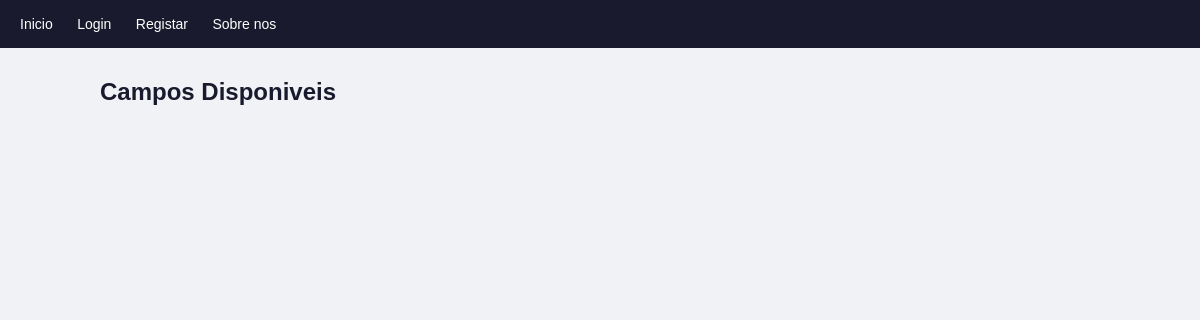
The app's page /campos.php, older data.
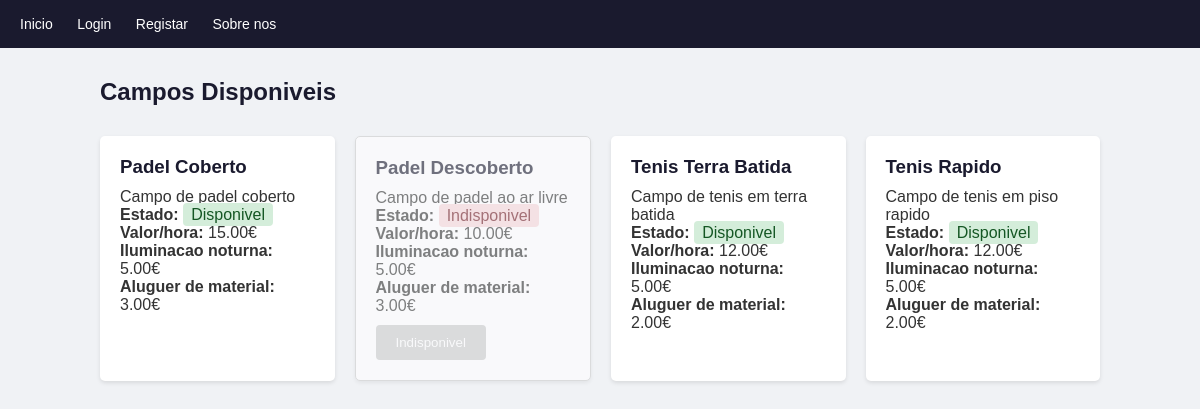
The same page, newer data.
### tables this page shows
CREATE TABLE IF NOT EXISTS campos (
    id INT AUTO_INCREMENT PRIMARY KEY,
    tipo_campo VARCHAR(100),
    estado ENUM('disponivel', 'manutencao') DEFAULT 'disponivel',
    valor DECIMAL(10,2),
    descricao TEXT,
    custo_iluminacao DECIMAL(10,2) DEFAULT 0.00,
    custo_aluguer_material DECIMAL(10,2) DEFAULT 0.00
);

### campos.php (the view, shortened to what this page needs)
<?php
require_once 'config/database.php';
$stmt = $pdo->query("SELECT * FROM campos");
$campos = $stmt->fetchAll();
?>
<!DOCTYPE html>
<html lang="pt">
<head>
    <link rel="stylesheet" href="css/style.css">
</head>
<body>
    <nav>
        <a href="index.php">Inicio</a>
        <?php if (isset($_SESSION['user_id'])): ?>
            <a href="reservas.php">Reservas</a>
            <a href="campos.php">Campos</a>
            <a href="payments.php">Pagamentos</a>
            <a href="history.php">Historico</a>
            <a href="logout.php">Logout</a>
        <?php else: ?>
            <a href="login.php">Login</a>
            <a href="register.php">Registar</a>
        <?php endif; ?>
        <a href="about.php">Sobre nos</a>
    </nav>
    <div class="container">
        <h2>Campos Disponiveis</h2>
        <div class="cards">
            <?php foreach ($campos as $campo): ?>
                <div class="card <?= $campo['estado'] == 'manutencao' ? 'card-indisponivel' : '' ?>">
                    <h3><?= $campo['tipo_campo'] ?></h3>
                    <p><?= $campo['descricao'] ?></p>
                    <p><strong>Estado:</strong>
                        <?php if ($campo['estado'] == 'disponivel'): ?>
                            <span class="badge-disponivel">Disponivel</span>
                        <?php else: ?>
                            <span class="badge-indisponivel">Indisponivel</span>
                        <?php endif; ?>
                    </p>
                    <p><strong>Valor/hora:</strong> <?= $campo['valor'] ?>€</p>
                    <p><strong>Iluminacao noturna:</strong> <?= $campo['custo_iluminacao'] ?>€</p>
                    <p><strong>Aluguer de material:</strong> <?= $campo['custo_aluguer_material'] ?>€</p>
                    <?php if ($campo['estado'] == 'disponivel' && isset($_SESSION['user_id'])): ?>
                        <a href="reservas.php"><button>Reservar</button></a>
                    <?php elseif ($campo['estado'] == 'manutencao'): ?>
                        <button disabled>Indisponivel</button>
                    <?php endif; ?>
                </div>
            <?php endforeach; ?>
        </div>
    </div>
</body>
</html>

### css/style.css (style rules this page uses)
* { margin: 0; padding: 0; box-sizing: border-box; }
body { font-family: Arial, sans-serif; background-color: #f0f2f5; color: #333; }
nav { background-color: #1a1a2e; padding: 15px 20px; }
nav a { color: white; text-decoration: none; margin-right: 20px; font-size: 14px; }
.container { width: 90%; max-width: 1000px; margin: 30px auto; }
h1, h2 { margin-bottom: 20px; color: #1a1a2e; }
button { padding: 10px 20px; background-color: #1a1a2e; color: white; border: none; border-radius: 4px; cursor: pointer; margin-top: 10px; }
.cards { display: flex; gap: 20px; margin: 30px 0; flex-wrap: wrap; }
.card { background-color: white; padding: 20px; border-radius: 5px; flex: 1; min-width: 200px; box-shadow: 0 2px 4px rgba(0, 0, 0, 0.1); }
.card h3 { color: #1a1a2e; margin-bottom: 10px; }
.card-indisponivel { opacity: 0.6; border: 1px solid #ccc; }
.badge-disponivel { background-color: #d4edda; color: #155724; padding: 3px 8px; border-radius: 4px; }
.badge-indisponivel { background-color: #f8d7da; color: #721c24; padding: 3px 8px; border-radius: 4px; }
button:disabled { background-color: #ccc; cursor: not-allowed; }

Row changes from the older to the newer data that the page shows:
added campos: tipo_campo "Padel Coberto", descricao "Campo de padel coberto", estado "Disponivel", valor "15.00", custo_iluminacao "5.00", custo_aluguer_material "3.00"
added campos: tipo_campo "Padel Descoberto", descricao "Campo de padel ao ar livre", estado "Indisponivel", valor "10.00", custo_iluminacao "5.00", custo_aluguer_material "3.00"
added campos: tipo_campo "Tenis Terra Batida", descricao "Campo de tenis em terra batida", estado "Disponivel", valor "12.00", custo_iluminacao "5.00", custo_aluguer_material "2.00"
added campos: tipo_campo "Tenis Rapido", descricao "Campo de tenis em piso rapido", estado "Disponivel", valor "12.00", custo_iluminacao "5.00", custo_aluguer_material "2.00"
